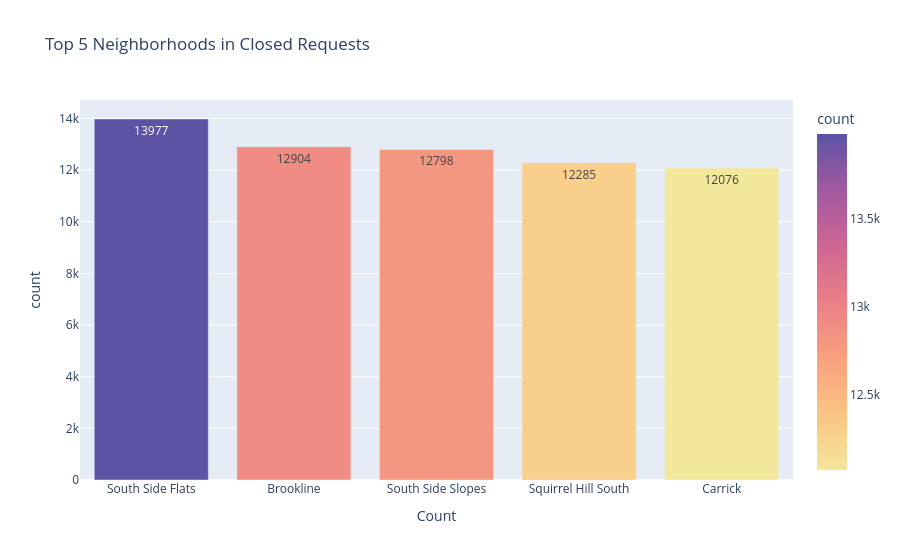

Notebook cell for this chart:
### Code cell
# Visualize the top 5 Neighborhoods

# Function to create bar charts for top 5 neighborhoods
def plot_top_neighborhoods(df, status_name):
    top_neighborhoods = df['neighborhood'].value_counts().head(5).reset_index()
    fig = px.bar(
        top_neighborhoods,
        x='neighborhood',
        y='count',
        labels={'index': 'Neighborhood', 'neighborhood': 'Count'},
        title=f'Top 5 Neighborhoods in {status_name.capitalize()} Requests',
        orientation='v',
        color='count',
        color_continuous_scale=px.colors.sequential.Sunset,
        text='count'
    )
    fig.update_layout()
    fig.show()

# Plot for Closed Requests
plot_top_neighborhoods(df_closed, 'closed')
# Plot for Open Requests
plot_top_neighborhoods(df_open, 'open')
# Plot for In Progress Requests
plot_top_neighborhoods(df_in_progress, 'in progress')

### Figure 1 — Plotly figure (JSON) as saved in the notebook; plotly's stock layout.template omitted (floating-point values rounded to 4 significant figures)
{"data": [{"hovertemplate": "Count=%{x}<br>count=%{marker.color}<extra></extra>", "legendgroup": "", "marker": {"color": [13977, 12904, 12798, 12285, 12076], "coloraxis": "coloraxis", "pattern": {"shape": ""}}, "name": "", "orientation": "v", "showlegend": false, "text": [13980.0, 12900.0, 12800.0, 12280.0, 12080.0], "textposition": "auto", "type": "bar", "x": ["South Side Flats", "Brookline", "South Side Slopes", "Squirrel Hill South", "Carrick"], "xaxis": "x", "y": [13977, 12904, 12798, 12285, 12076], "yaxis": "y"}], "layout": {"barmode": "relative", "coloraxis": {"colorbar": {"title": {"text": "count"}}, "colorscale": [[0, "rgb(243, 231, 155)"], [0.1667, "rgb(250, 196, 132)"], [0.3333, "rgb(248, 160, 126)"], [0.5, "rgb(235, 127, 134)"], [0.6667, "rgb(206, 102, 147)"], [0.8333, "rgb(160, 89, 160)"], [1, "rgb(92, 83, 165)"]]}, "legend": {"tracegroupgap": 0}, "title": {"text": "Top 5 Neighborhoods in Closed Requests"}, "xaxis": {"anchor": "y", "domain": [0, 1], "title": {"text": "Count"}}, "yaxis": {"anchor": "x", "domain": [0, 1], "title": {"text": "count"}}}}
